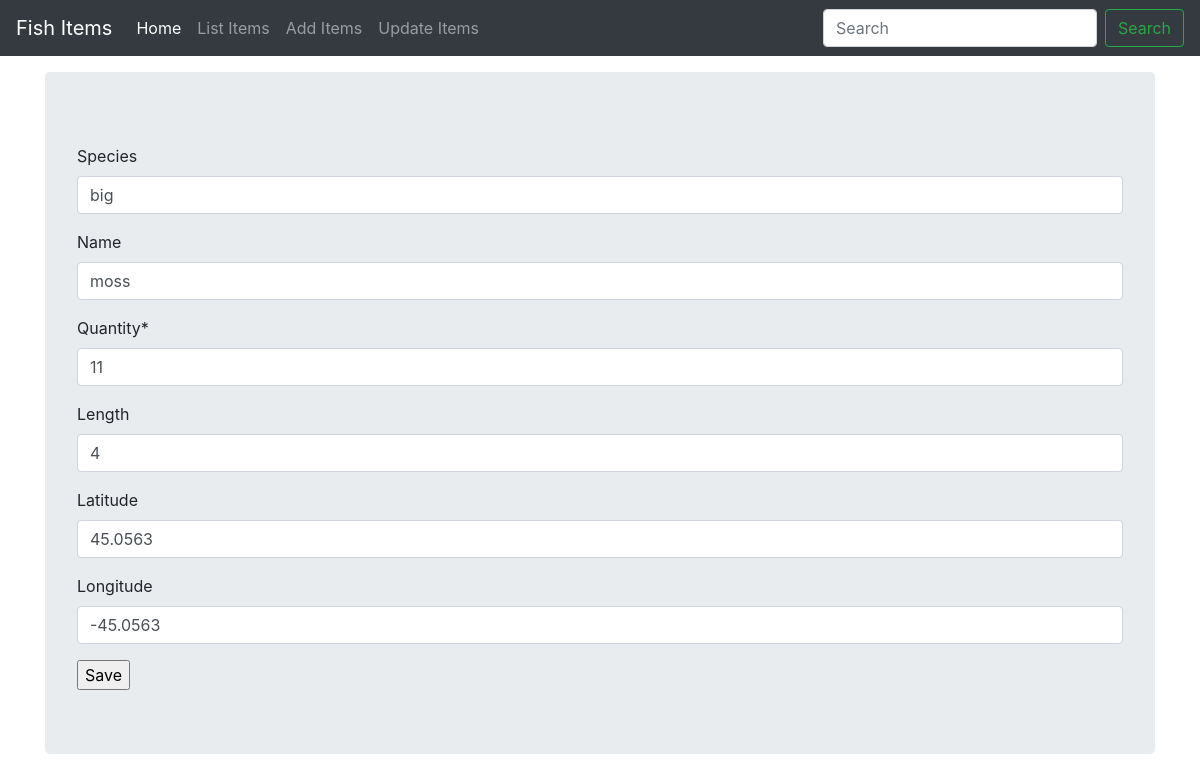
Screenshot of /update_items/13/ with the database file from the repository.
### fishmgt/models.py (models this page shows, shortened)
class Stock(models.Model):
    species = models.CharField(max_length=50, blank=True, unique=True, null=True)
    name = models.CharField(max_length=50, blank=True, unique=True, null=True)
    quantity = models.IntegerField(default='0', blank=False, null=True)
    length = models.IntegerField(default='0', blank=True, null=True)
    latitude = models.CharField(max_length=50, blank=True, null=True)
    longitude = models.CharField(max_length=50, blank=True, null=True)
    timestamp = models.DateTimeField(auto_now_add=False, auto_now=True)

### fishmgt/views.py (the view)
# urls.py: path('update_items/<str:pk>/', views.update_items, name="update_items"),
def update_items(request, pk):
	queryset = Stock.objects.get(id=pk)
	form = StockUpdateForm(instance=queryset)
	if request.method == 'POST':
		form = StockUpdateForm(request.POST, instance=queryset)
		if form.is_valid():
			form.save()
			return redirect('/list_item')
	context = {
		'form':form
	}
	return render(request, 'add_items.html', context)

### fishmgt/forms.py
class StockUpdateForm(forms.ModelForm):
	class Meta:
		model = Stock
		fields = ['species', 'name', 'quantity','length','latitude','longitude']

### fishmgt/templates/add_items.html (shortened to what this page needs)
{% load staticfiles %} {% load crispy_forms_tags %}
<!doctype html>
<html lang="en">
<head>
    <link href="{% static 'css/stylesheet.css' %}" rel="stylesheet">
    <link href="{% static 'css/bootstrap.min.css' %}" rel="stylesheet">
    <link href="{% static 'css/navbar-top-fixed.css' %}" rel="stylesheet">
</head>
<body>
    {% include 'navbar.html' %}
    <main role="main" class="container">
        <div class="jumbotron">
            <form method='POST' action=''>{% csrf_token %} {{form | crispy}}
                <input type="submit" value='Save' />
            </form>
        </div>
    </main>
</body>
</html>

### fishmgt/static/css/stylesheet.css (style rules this page uses)
body { background-color: #34eb6b; }

### fishmgt/static/css/navbar-top-fixed.css (style rules this page uses)
body { min-height: 75rem; padding-top: 4.5rem; }

### fishmgt/templates/add_items.html (style rules this page uses)
body { min-height: 75rem; padding-top: 4.5rem; }

### rows the page displays
Stock: species "big", name "moss", quantity "11", length "4", latitude "45.0563", longitude "-45.0563"
